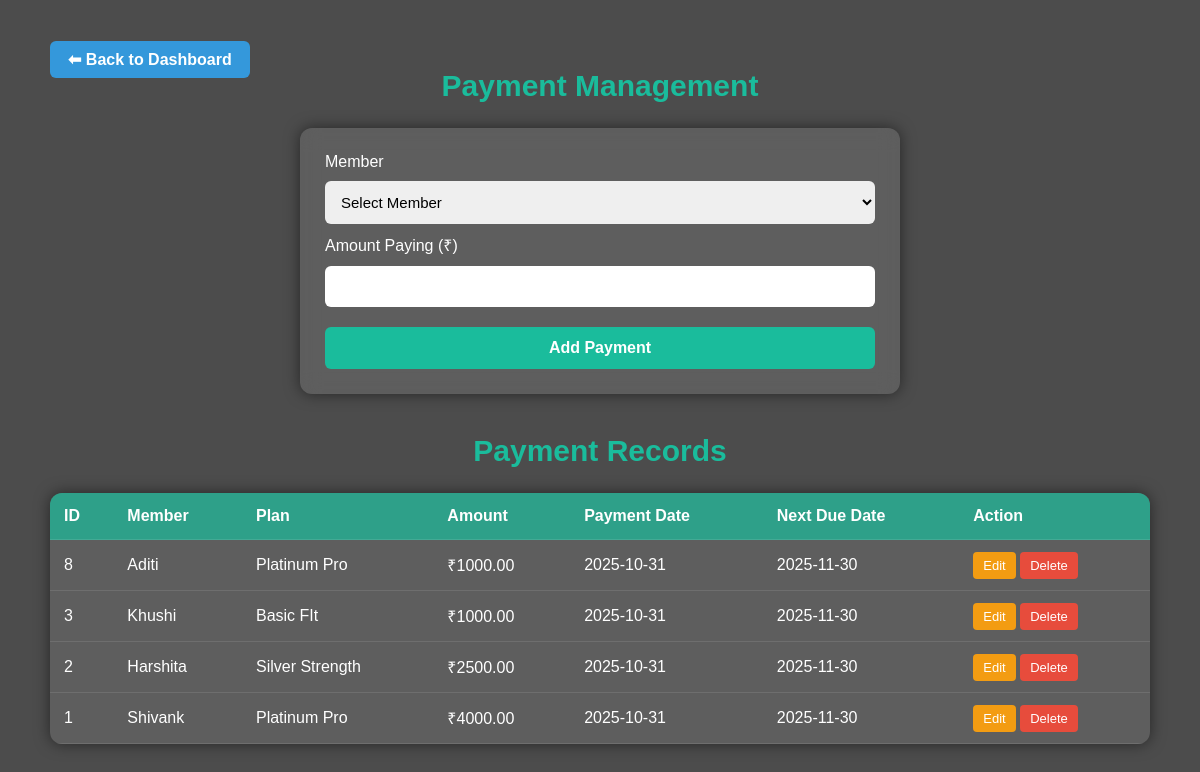
Screenshot of /payment.php (signed in) with the database file from the repository.
### tables this page shows
CREATE TABLE `Payment` (
  `payment_id` int(11) NOT NULL,
  `member_id` int(11) NOT NULL,
  `plan_id` int(11) NOT NULL,
  `amount_paid` decimal(10,2) NOT NULL,
  `payment_date` date NOT NULL,
  `next_due_date` date NOT NULL
);

CREATE TABLE `Member` (
  `member_id` int(11) NOT NULL,
  `name` varchar(50) NOT NULL,
  `email` varchar(50) NOT NULL,
  `phone` varchar(15) NOT NULL,
  `gender` enum('Male','Female','Other') NOT NULL,
  `join_date` date NOT NULL,
  `plan_id` int(11) NOT NULL,
  `address` varchar(100) NOT NULL,
  `created_at` datetime NOT NULL,
  `age` int(11) NOT NULL,
  `amount_to_pay` decimal(10,2) NOT NULL
);

CREATE TABLE `Plan` (
  `plan_id` int(11) NOT NULL,
  `plan_name` varchar(100) NOT NULL,
  `duration_month` int(11) NOT NULL,
  `price` int(11) NOT NULL
);

### payment.php (the view, shortened to what this page needs)
<?php
include("database.php");
$edit_mode = false;
$edit_payment = null;
$payments = mysqli_query($conn, "
    SELECT p.payment_id, m.name AS member_name, pl.plan_name, p.amount_paid, p.payment_date, p.next_due_date
    FROM Payment p
    JOIN Member m ON p.member_id = m.member_id
    JOIN Plan pl ON p.plan_id = pl.plan_id
    ORDER BY p.payment_id DESC
");
?>
<!DOCTYPE html>
<html lang="en">
<head>
</head>
<body>
<div class="container">
    <a href="dashboard.php" class="btn-back">⬅ Back to Dashboard</a>
    <h1>Payment Management</h1>
    <div class="form-container">
        <form method="POST">
            <label>Member</label>
            <select name="member_id" id="member_id" onchange="showPlanInfo()" required>
                <option value="">Select Member</option>
            </select>
            <label>Amount Paying (₹)</label>
            <input type="number" id="amount" name="amount" min="1" step="0.01" required value="<?php echo $edit_mode ? $edit_payment['amount_paid'] : ''; ?>">
            <button type="submit" name="<?php echo $edit_mode ? 'update_payment' : 'add_payment'; ?>">
                <?php echo $edit_mode ? 'Update Payment' : 'Add Payment'; ?>
            </button>
        </form>
    </div>
    <h1>Payment Records</h1>
    <table>
        <thead>
            <tr>
                <th>ID</th>
                <th>Member</th>
                <th>Plan</th>
                <th>Amount</th>
                <th>Payment Date</th>
                <th>Next Due Date</th>
                <th>Action</th>
            </tr>
        </thead>
        <tbody>
            <?php while ($row = mysqli_fetch_assoc($payments)) { ?>
                <tr>
                    <td><?php echo $row['payment_id']; ?></td>
                    <td><?php echo $row['member_name']; ?></td>
                    <td><?php echo $row['plan_name']; ?></td>
                    <td>₹<?php echo $row['amount_paid']; ?></td>
                    <td><?php echo $row['payment_date']; ?></td>
                    <td><?php echo $row['next_due_date']; ?></td>
                    <td>
                        <a href="payment.php?edit=<?php echo $row['payment_id']; ?>" class="btn btn-edit">Edit</a>
                        <a href="payment.php?delete=<?php echo $row['payment_id']; ?>" class="btn btn-delete" onclick="return confirm('Delete this payment?');">Delete</a>
                    </td>
                </tr>
            <?php } ?>
        </tbody>
    </table>
</div>
</body>
</html>

### rows the page displays
payment: payment_id "8", member.name "Aditi", plan.plan_name "Platinum Pro", amount_paid "1000.00", payment_date "2025-10-31", next_due_date "2025-11-30"
payment: payment_id "3", member.name "Khushi", plan.plan_name "Basic FIt", amount_paid "1000.00", payment_date "2025-10-31", next_due_date "2025-11-30"
payment: payment_id "2", member.name "Harshita", plan.plan_name "Silver Strength", amount_paid "2500.00", payment_date "2025-10-31", next_due_date "2025-11-30"
payment: payment_id "1", member.name "Shivank", plan.plan_name "Platinum Pro", amount_paid "4000.00", payment_date "2025-10-31", next_due_date "2025-11-30"
